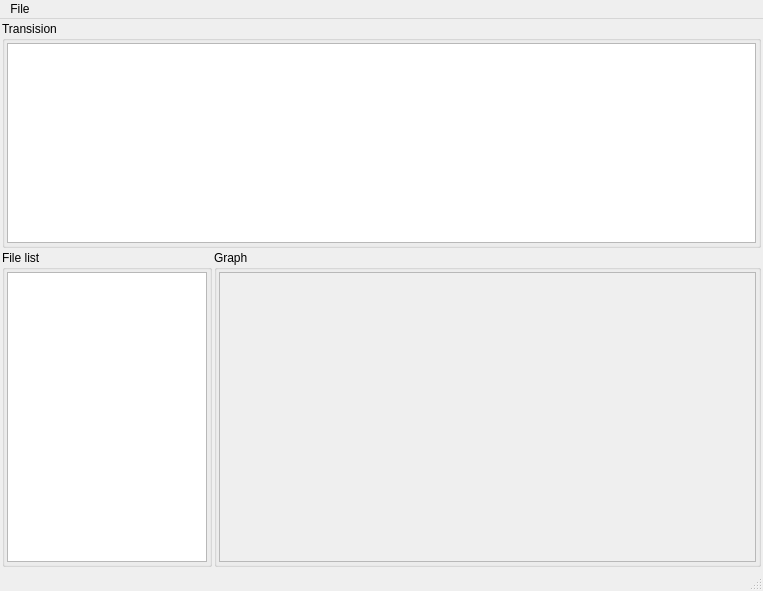
<?xml version="1.0" encoding="UTF-8"?>
<ui version="4.0">
 <class>MainWindow</class>
 <widget class="QMainWindow" name="MainWindow">
  <property name="geometry">
   <rect>
    <x>0</x>
    <y>0</y>
    <width>763</width>
    <height>591</height>
   </rect>
  </property>
  <property name="windowTitle">
   <string>CSV Graph viewer</string>
  </property>
  <widget class="QWidget" name="centralwidget">
   <layout class="QVBoxLayout" name="verticalLayout_2">
    <property name="spacing">
     <number>2</number>
    </property>
    <property name="leftMargin">
     <number>2</number>
    </property>
    <property name="topMargin">
     <number>2</number>
    </property>
    <property name="rightMargin">
     <number>2</number>
    </property>
    <property name="bottomMargin">
     <number>2</number>
    </property>
    <item>
     <widget class="QGroupBox" name="groupBox_2">
      <property name="title">
       <string>Transision</string>
      </property>
      <layout class="QVBoxLayout" name="verticalLayout_3">
       <property name="spacing">
        <number>2</number>
       </property>
       <property name="leftMargin">
        <number>2</number>
       </property>
       <property name="topMargin">
        <number>2</number>
       </property>
       <property name="rightMargin">
        <number>2</number>
       </property>
       <property name="bottomMargin">
        <number>2</number>
       </property>
       <item>
        <widget class="PlotWidget" name="plotWidget">
         <property name="sizePolicy">
          <sizepolicy hsizetype="Expanding" vsizetype="Maximum">
           <horstretch>0</horstretch>
           <verstretch>0</verstretch>
          </sizepolicy>
         </property>
         <property name="minimumSize">
          <size>
           <width>0</width>
           <height>200</height>
          </size>
         </property>
         <property name="maximumSize">
          <size>
           <width>16777215</width>
           <height>200</height>
          </size>
         </property>
        </widget>
       </item>
      </layout>
     </widget>
    </item>
    <item>
     <layout class="QHBoxLayout" name="horizontalLayout">
      <item>
       <widget class="QGroupBox" name="groupBox">
        <property name="title">
         <string>File list</string>
        </property>
        <layout class="QVBoxLayout" name="verticalLayout">
         <property name="spacing">
          <number>2</number>
         </property>
         <property name="leftMargin">
          <number>2</number>
         </property>
         <property name="topMargin">
          <number>2</number>
         </property>
         <property name="rightMargin">
          <number>2</number>
         </property>
         <property name="bottomMargin">
          <number>2</number>
         </property>
         <item>
          <widget class="QListView" name="listView">
           <property name="sizePolicy">
            <sizepolicy hsizetype="Maximum" vsizetype="Expanding">
             <horstretch>0</horstretch>
             <verstretch>0</verstretch>
            </sizepolicy>
           </property>
           <property name="maximumSize">
            <size>
             <width>200</width>
             <height>16777215</height>
            </size>
           </property>
           <property name="alternatingRowColors">
            <bool>true</bool>
           </property>
           <property name="selectionMode">
            <enum>QAbstractItemView::MultiSelection</enum>
           </property>
          </widget>
         </item>
        </layout>
       </widget>
      </item>
      <item>
       <widget class="QGroupBox" name="groupBox_3">
        <property name="title">
         <string>Graph</string>
        </property>
        <layout class="QVBoxLayout" name="verticalLayout_4">
         <property name="spacing">
          <number>2</number>
         </property>
         <property name="leftMargin">
          <number>2</number>
         </property>
         <property name="topMargin">
          <number>2</number>
         </property>
         <property name="rightMargin">
          <number>2</number>
         </property>
         <property name="bottomMargin">
          <number>2</number>
         </property>
         <item>
          <widget class="QScrollArea" name="scrollArea">
           <property name="widgetResizable">
            <bool>true</bool>
           </property>
           <widget class="QWidget" name="scrollAreaWidgetContents">
            <property name="geometry">
             <rect>
              <x>0</x>
              <y>0</y>
              <width>535</width>
              <height>284</height>
             </rect>
            </property>
           </widget>
          </widget>
         </item>
        </layout>
       </widget>
      </item>
     </layout>
    </item>
   </layout>
  </widget>
  <widget class="QMenuBar" name="menubar">
   <property name="geometry">
    <rect>
     <x>0</x>
     <y>0</y>
     <width>763</width>
     <height>27</height>
    </rect>
   </property>
   <widget class="QMenu" name="menuFile">
    <property name="title">
     <string>File</string>
    </property>
    <addaction name="actionOpen_folder"/>
   </widget>
   <addaction name="menuFile"/>
  </widget>
  <widget class="QStatusBar" name="statusbar"/>
  <action name="actionOpen_folder">
   <property name="text">
    <string>Open folder</string>
   </property>
  </action>
 </widget>
 <customwidgets>
  <customwidget>
   <class>PlotWidget</class>
   <extends>QGraphicsView</extends>
   <header>pyqtgraph</header>
  </customwidget>
 </customwidgets>
 <resources/>
 <connections/>
</ui>
